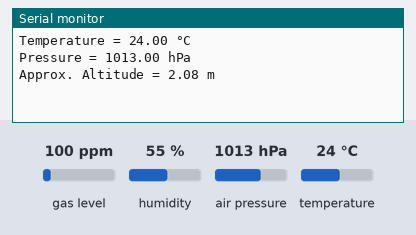
The sketch below on a simulated Arduino Uno, built with avr-gcc and run on an emulated ATmega328P. On the bench: the last lines printed to the serial monitor. The inputs (shaded band) are chosen by the test bench; at power-on: air pressure 1013 hPa, temperature 24 °C, gas level 100 ppm, humidity 55 %.

Above: at 1.2 s.
1.3 s: air pressure set to 952 hPa
At 2.7 s:
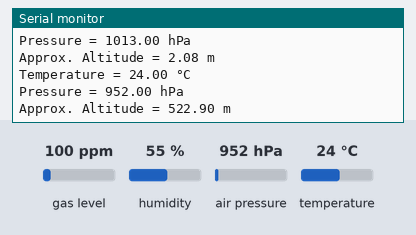
3.8 s: temperature set to 12 °C
At 5.2 s:
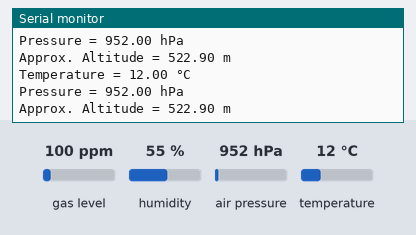
6.3 s: air pressure set to 975 hPa
At 7.7 s:
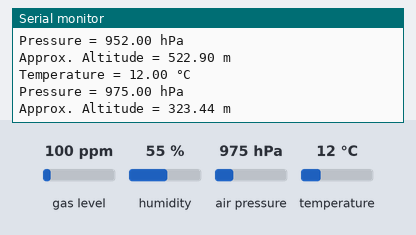
Timing chart, 0 to 9.3 s (numbered marks = the images above; inputs shaded):
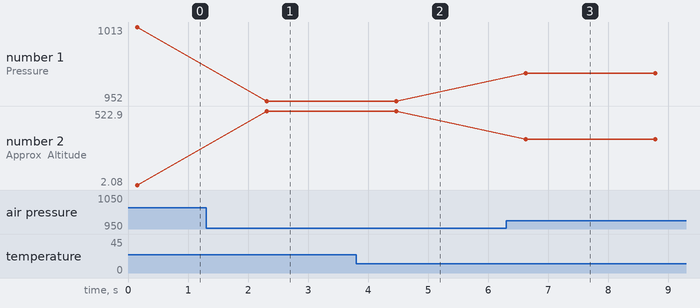

The sketch:

BMP_1.0.0.ino
```cpp
#include <Wire.h>
#include <Adafruit_Sensor.h>
#include <Adafruit_BMP3XX.h>

// Create an instance of the sensor
Adafruit_BMP3XX bmp;

// Set I2C address (default is 0x77, but some sensors might be 0x76)
#define BMP_I2C_ADDRESS 0x77

void setup() {
  // Start serial communication
  Serial.begin(115200);
  while (!Serial);

  // Initialize I2C communication
  if (!bmp.begin(BMP_I2C_ADDRESS)) {
    Serial.println("Could not find a valid BMP388 sensor, check wiring!");
    while (1);
  }

  // Set up the sensor for reading pressure and temperature
  bmp.setTemperatureOversampling(BMP3_OVERSAMPLING_8X);
  bmp.setPressureOversampling(BMP3_OVERSAMPLING_4X);
  bmp.setIIRFilterCoeff(BMP3_IIR_FILTER_COEFF_3);
  bmp.setOutputDataRate(BMP3_ODR_50_HZ);
}

void loop() {
  // Check if the sensor can be read
  if (!bmp.performReading()) {
    Serial.println("Failed to perform reading!");
    return;
  }

  // Print out temperature and pressure readings
  Serial.print("Temperature = ");
  Serial.print(bmp.temperature);
  Serial.println(" °C");

  Serial.print("Pressure = ");
  Serial.print(bmp.pressure / 100.0);  // Convert from Pa to hPa
  Serial.println(" hPa");

  Serial.print("Approx. Altitude = ");
  Serial.print(bmp.readAltitude(1013.25));  // Standard sea level pressure
  Serial.println(" m");

  delay(2000);  // Wait 2 seconds between readings
}
```

Measured:
- after the input at 1.3 s, the serial monitor: prints a new line after 1.0 s (image 1)
- after the input at 3.8 s, the serial monitor: prints a new line after 0.67 s (image 2)
- after the input at 6.3 s, the serial monitor: prints a new line after 0.33 s (image 3)
- plotted number 1: 1013 → 952 after the input at 1.3 s, 952 → 975 after the input at 6.3 s
- plotted number 2: 2.08 → 522.9 after the input at 1.3 s, 522.9 → 323.44 after the input at 6.3 s
